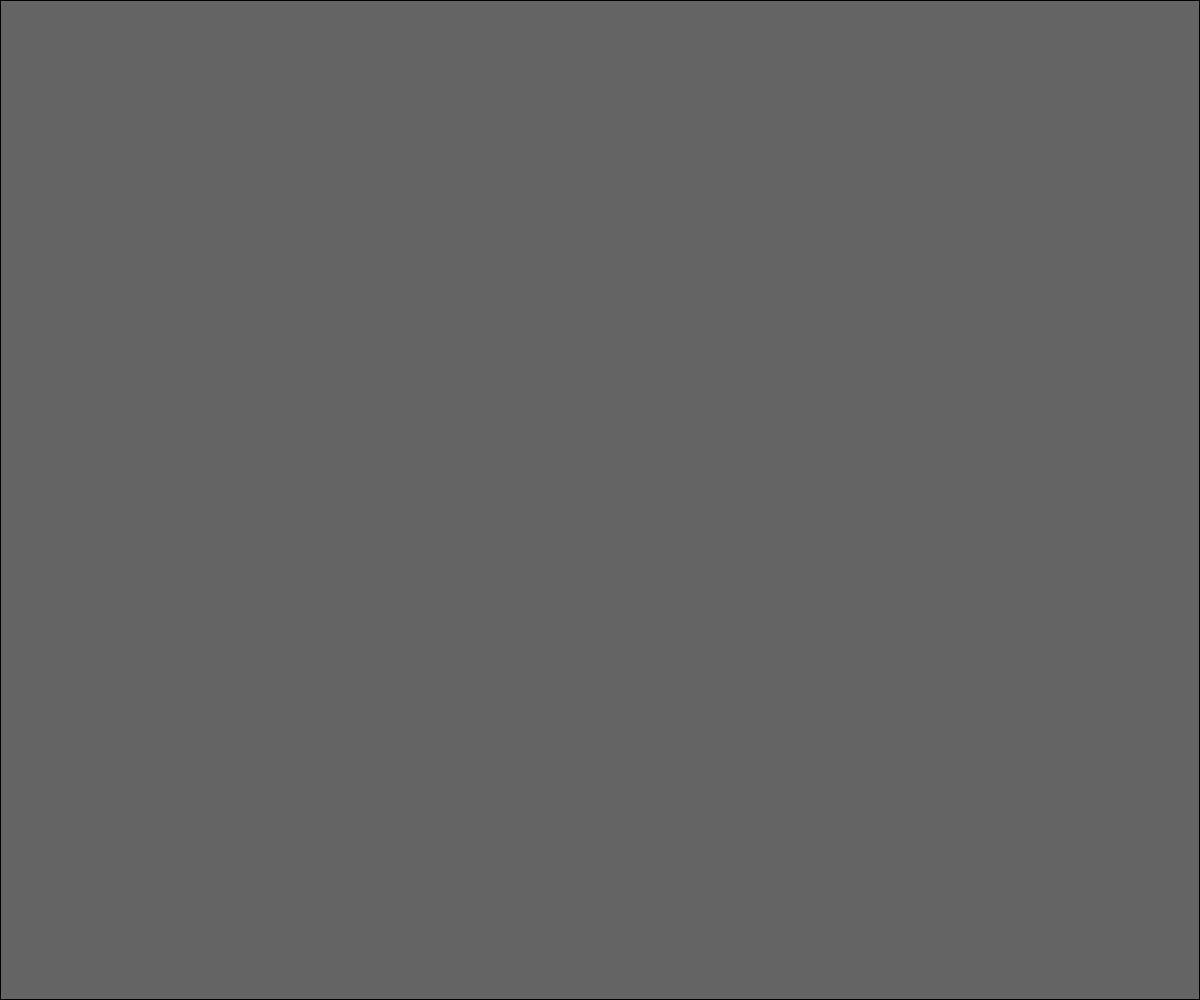
Frame 1 (no input)
Frame 60 (no input): identical to frame 1, image omitted
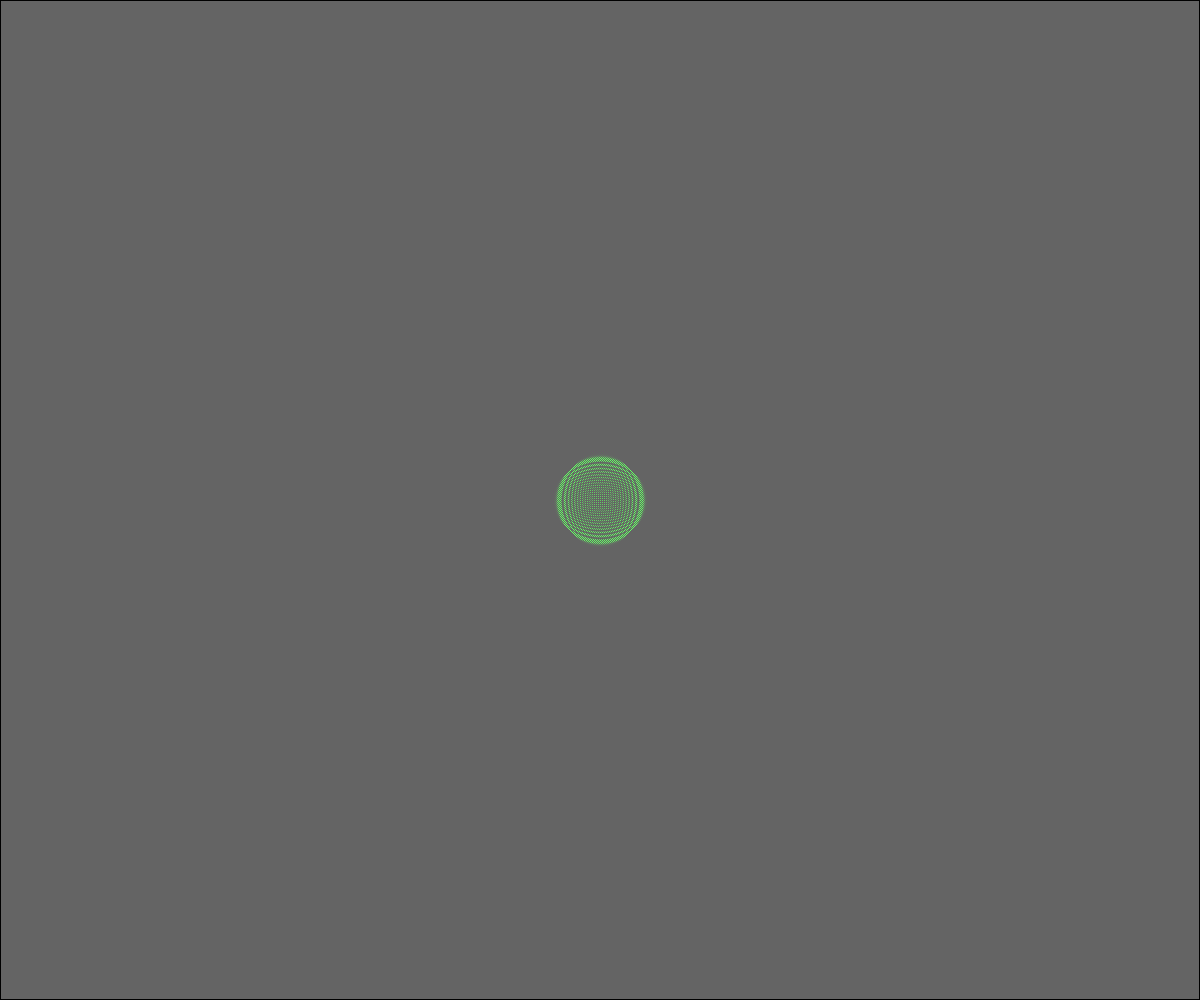
Frame 120 (the mouse pressed at the canvas centre since frame 60)

The p5.js sketch that drew these frames (run headless with seeded random() and noise() and a simulated clock; from frame 60 on, the mouse is pressed at the canvas centre):

// p5.js sketch
// ── sketch.js
//based on 2D Water ripples by Dan Shiffman: https://editor.p5js.org/codingtrain/sketches/tYXtzNSl

let cols;
let rows;
let current;
let previous;
let dampening = 1;
let x;
let y;
let test;

function setup() {
  pixelDensity(1);
  createCanvas(windowWidth, windowHeight);
  // colorMode(HSB, 360, 100, 100, 100);
  cols = width;
  rows = height;
  current = new Array(cols).fill(100).map(n => new Array(rows).fill(100));
  previous = new Array(cols).fill(100).map(n => new Array(rows).fill(100));
}

function mousePressed(){
  previous[mouseX][mouseY] = 5000;
}
function draw() {
  background(0);
  loadPixels();
  
  //2d array for ripples
  for (let i = 1; i < cols - 1; i++){
    for (let j = 1; j < rows - 1; j++){
    
      current[i][j] = 
        (previous[i - 1][j] + previous[i + 1][j] + previous[i][j - 1] + previous[i][j + 1])/ 2 - current[i][j];
        current[i][j] = current[i][j] * dampening;
      let index = (i +  j * cols) * 4;
      // pixels[index + 0] = current[i][j];
      pixels[index + 0] = 100;
      pixels[index + 1] = current[i][j];
      pixels[index + 2] = 100;
    }
  }

  updatePixels();

  //swap buffers
  let temp = previous;
  previous = current;
  current = temp;
}

function windowResized(){
  resizeCanvas(windowWidth, windowHeight);
}
